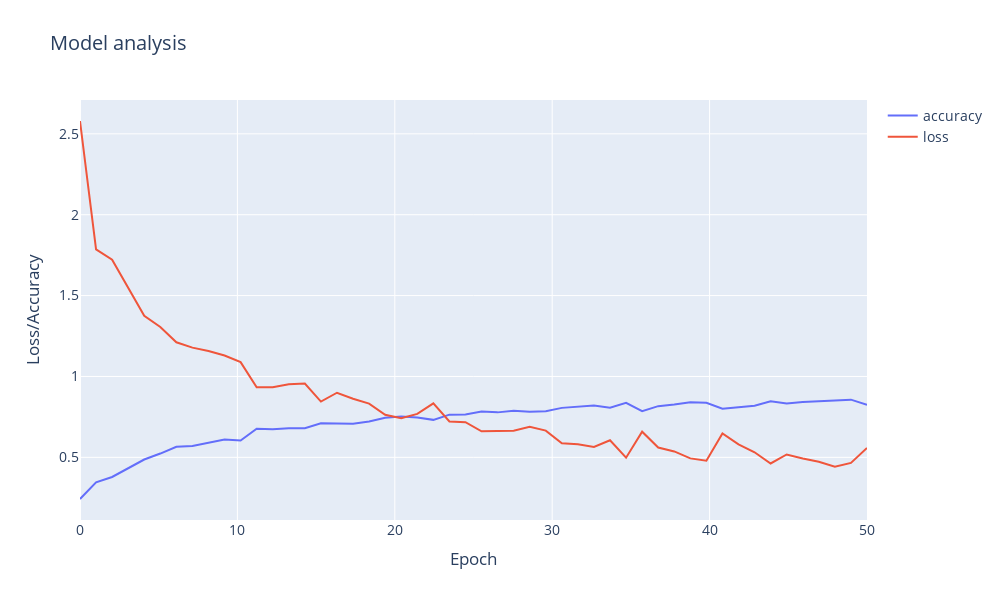

The code cell stored with this chart in its notebook:
### Markdown cell above
7. - Análisis del modelo

### Code cell
nep = 50

# Llamamos los resultados del entrenamiento del modelo
# Accuracy y Loss
data = pd.read_csv('acc_loss_df.csv')
acc = data['Accuracy']
loss = data['Loss']

# Graficamos los recultados del Accuracy y Loss
# Durante el proceso de entrenamiento

vec = np.linspace(0, nep, nep)

fig = go.Figure()

fig.add_trace(go.Scatter(x = vec,y = acc, name='accuracy'))
fig.add_trace(go.Scatter(x = vec,y = loss, name='loss'))


high_annotations = [dict(x=vec,
                         y=acc,
                         xref="x", yref="y",
                         ax=0, ay=-40)]
low_annotations = [dict(x=vec,
                        y=loss,
                        xref="x", yref="y",
                        ax=0, ay=40)]




fig.update_layout(title='Model analysis',
                   xaxis_title='Epoch',
                   yaxis_title='Loss/Accuracy', font_size=14, width = 1000, height = 600)

fig.show()

### Figure 1 — Plotly figure (JSON) as saved in the notebook; plotly's stock layout.template omitted (floating-point values rounded to 4 significant figures)
{"data": [{"name": "accuracy", "type": "scatter", "x": [0, 1.02, 2.041, 3.061, 4.082, 5.102, 6.122, 7.143, 8.163, 9.184, 10.2, 11.22, 12.24, 13.27, 14.29, 15.31, 16.33, 17.35, 18.37, 19.39, 20.41, 21.43, 22.45, 23.47, 24.49, 25.51, 26.53, 27.55, 28.57, 29.59, 30.61, 31.63, 32.65, 33.67, 34.69, 35.71, 36.73, 37.76, 38.78, 39.8, 40.82, 41.84, 42.86, 43.88, 44.9, 45.92, 46.94, 47.96, 48.98, 50], "y": [0.2425, 0.3455, 0.3788, 0.432, 0.4867, 0.5234, 0.5657, 0.5697, 0.59, 0.6097, 0.6045, 0.6771, 0.6739, 0.6794, 0.68, 0.7112, 0.7086, 0.7075, 0.7222, 0.7448, 0.7532, 0.7462, 0.7318, 0.7639, 0.7653, 0.7833, 0.7781, 0.7885, 0.7821, 0.7853, 0.8058, 0.8139, 0.82, 0.8073, 0.8368, 0.785, 0.8166, 0.8261, 0.84, 0.8374, 0.8003, 0.8102, 0.8194, 0.8472, 0.8328, 0.8414, 0.8464, 0.8475, 0.8568, 0.8244]}, {"name": "loss", "type": "scatter", "x": [0, 1.02, 2.041, 3.061, 4.082, 5.102, 6.122, 7.143, 8.163, 9.184, 10.2, 11.22, 12.24, 13.27, 14.29, 15.31, 16.33, 17.35, 18.37, 19.39, 20.41, 21.43, 22.45, 23.47, 24.49, 25.51, 26.53, 27.55, 28.57, 29.59, 30.61, 31.63, 32.65, 33.67, 34.69, 35.71, 36.73, 37.76, 38.78, 39.8, 40.82, 41.84, 42.86, 43.88, 44.9, 45.92, 46.94, 47.96, 48.98, 50], "y": [2.579, 1.786, 1.722, 1.544, 1.375, 1.306, 1.211, 1.178, 1.157, 1.129, 1.089, 0.9338, 0.9328, 0.9524, 0.9565, 0.8446, 0.8994, 0.8621, 0.8325, 0.7628, 0.7416, 0.7683, 0.834, 0.7218, 0.7173, 0.6607, 0.6623, 0.6648, 0.6883, 0.6652, 0.5869, 0.5808, 0.5641, 0.6056, 0.4977, 0.6585, 0.5608, 0.5364, 0.4937, 0.4789, 0.6473, 0.5805, 0.5315, 0.462, 0.5178, 0.4923, 0.4731, 0.4425, 0.4658, 0.5582]}], "layout": {"font": {"size": 14}, "height": 600, "title": {"text": "Model analysis"}, "width": 1000, "xaxis": {"title": {"text": "Epoch"}}, "yaxis": {"title": {"text": "Loss/Accuracy"}}}}
